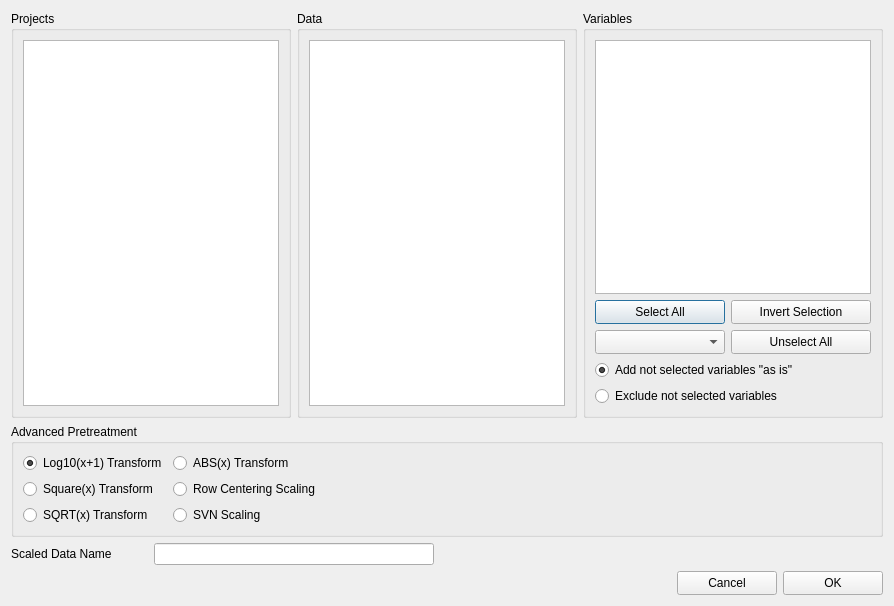
<?xml version="1.0" encoding="UTF-8"?>
<ui version="4.0">
 <class>AdvancedPretreatmentDialog</class>
 <widget class="QDialog" name="AdvancedPretreatmentDialog">
  <property name="geometry">
   <rect>
    <x>0</x>
    <y>0</y>
    <width>894</width>
    <height>606</height>
   </rect>
  </property>
  <property name="windowTitle">
   <string>Advanced Pretreatment</string>
  </property>
  <layout class="QGridLayout" name="gridLayout_10">
   <item row="0" column="0" colspan="2">
    <widget class="QGroupBox" name="projectsGroupBox">
     <property name="title">
      <string>Projects</string>
     </property>
     <layout class="QGridLayout" name="gridLayout">
      <item row="0" column="0">
       <widget class="QListView" name="listView">
        <property name="editTriggers">
         <set>QAbstractItemView::NoEditTriggers</set>
        </property>
        <property name="selectionMode">
         <enum>QAbstractItemView::SingleSelection</enum>
        </property>
        <property name="selectionBehavior">
         <enum>QAbstractItemView::SelectRows</enum>
        </property>
       </widget>
      </item>
     </layout>
    </widget>
   </item>
   <item row="0" column="2" colspan="2">
    <widget class="QGroupBox" name="dataGroupBox">
     <property name="title">
      <string>Data</string>
     </property>
     <layout class="QGridLayout" name="gridLayout_3">
      <item row="0" column="0" colspan="2">
       <widget class="QListView" name="listView_2">
        <property name="editTriggers">
         <set>QAbstractItemView::NoEditTriggers</set>
        </property>
        <property name="selectionMode">
         <enum>QAbstractItemView::SingleSelection</enum>
        </property>
        <property name="selectionBehavior">
         <enum>QAbstractItemView::SelectRows</enum>
        </property>
       </widget>
      </item>
     </layout>
    </widget>
   </item>
   <item row="0" column="4">
    <widget class="QGroupBox" name="variableGroupBox">
     <property name="title">
      <string>Variables</string>
     </property>
     <layout class="QGridLayout" name="gridLayout_6">
      <item row="1" column="0">
       <layout class="QGridLayout" name="gridLayout_5">
        <item row="0" column="0">
         <widget class="QPushButton" name="selectAllButton">
          <property name="minimumSize">
           <size>
            <width>130</width>
            <height>24</height>
           </size>
          </property>
          <property name="text">
           <string>Select All</string>
          </property>
         </widget>
        </item>
        <item row="0" column="1">
         <widget class="QPushButton" name="invertSelectionButton">
          <property name="minimumSize">
           <size>
            <width>130</width>
            <height>24</height>
           </size>
          </property>
          <property name="text">
           <string>Invert Selection</string>
          </property>
         </widget>
        </item>
        <item row="1" column="0">
         <widget class="QComboBox" name="selectByLabelButton">
          <property name="minimumSize">
           <size>
            <width>130</width>
            <height>24</height>
           </size>
          </property>
          <property name="maximumSize">
           <size>
            <width>130</width>
            <height>24</height>
           </size>
          </property>
         </widget>
        </item>
        <item row="1" column="1">
         <widget class="QPushButton" name="unselectButton">
          <property name="minimumSize">
           <size>
            <width>130</width>
            <height>24</height>
           </size>
          </property>
          <property name="text">
           <string>Unselect All</string>
          </property>
         </widget>
        </item>
       </layout>
      </item>
      <item row="2" column="0">
       <widget class="QRadioButton" name="addNoModVars">
        <property name="text">
         <string>Add not selected variables &quot;as is&quot;</string>
        </property>
        <property name="checked">
         <bool>true</bool>
        </property>
       </widget>
      </item>
      <item row="0" column="0">
       <widget class="QListView" name="listView_3">
        <property name="editTriggers">
         <set>QAbstractItemView::NoEditTriggers</set>
        </property>
        <property name="selectionMode">
         <enum>QAbstractItemView::MultiSelection</enum>
        </property>
        <property name="selectionBehavior">
         <enum>QAbstractItemView::SelectRows</enum>
        </property>
       </widget>
      </item>
      <item row="3" column="0">
       <widget class="QRadioButton" name="ExcludeNoModVars">
        <property name="text">
         <string>Exclude not selected variables</string>
        </property>
       </widget>
      </item>
     </layout>
    </widget>
   </item>
   <item row="1" column="0" colspan="5">
    <widget class="QGroupBox" name="groupBox">
     <property name="title">
      <string>Advanced Pretreatment</string>
     </property>
     <layout class="QGridLayout" name="gridLayout_9">
      <item row="0" column="2">
       <spacer name="horizontalSpacer_4">
        <property name="orientation">
         <enum>Qt::Horizontal</enum>
        </property>
        <property name="sizeHint" stdset="0">
         <size>
          <width>58</width>
          <height>20</height>
         </size>
        </property>
       </spacer>
      </item>
      <item row="0" column="0">
       <layout class="QGridLayout" name="gridLayout_7">
        <item row="0" column="0">
         <widget class="QRadioButton" name="logTransform">
          <property name="text">
           <string>Log10(x+1) Transform</string>
          </property>
          <property name="checked">
           <bool>true</bool>
          </property>
         </widget>
        </item>
        <item row="1" column="0">
         <widget class="QRadioButton" name="squareTransform">
          <property name="text">
           <string>Square(x) Transform</string>
          </property>
         </widget>
        </item>
        <item row="2" column="0">
         <widget class="QRadioButton" name="sqrtTransform">
          <property name="text">
           <string>SQRT(x) Transform</string>
          </property>
         </widget>
        </item>
       </layout>
      </item>
      <item row="0" column="1">
       <layout class="QGridLayout" name="gridLayout_2">
        <item row="0" column="0">
         <widget class="QRadioButton" name="absTransform">
          <property name="text">
           <string>ABS(x) Transform</string>
          </property>
         </widget>
        </item>
        <item row="1" column="0">
         <widget class="QRadioButton" name="rowcenteringScaling">
          <property name="text">
           <string>Row Centering Scaling</string>
          </property>
         </widget>
        </item>
        <item row="2" column="0">
         <widget class="QRadioButton" name="SVNScaling">
          <property name="text">
           <string>SVN Scaling</string>
          </property>
         </widget>
        </item>
       </layout>
      </item>
     </layout>
    </widget>
   </item>
   <item row="2" column="0">
    <widget class="QLabel" name="label_5">
     <property name="text">
      <string>Scaled Data Name</string>
     </property>
    </widget>
   </item>
   <item row="2" column="1" colspan="2">
    <widget class="QLineEdit" name="dataname">
     <property name="minimumSize">
      <size>
       <width>200</width>
       <height>20</height>
      </size>
     </property>
    </widget>
   </item>
   <item row="2" column="3" colspan="2">
    <spacer name="horizontalSpacer">
     <property name="orientation">
      <enum>Qt::Horizontal</enum>
     </property>
     <property name="sizeHint" stdset="0">
      <size>
       <width>342</width>
       <height>20</height>
      </size>
     </property>
    </spacer>
   </item>
   <item row="3" column="0" colspan="5">
    <layout class="QGridLayout" name="gridLayout_4">
     <item row="0" column="0">
      <spacer name="horizontalSpacer_3">
       <property name="orientation">
        <enum>Qt::Horizontal</enum>
       </property>
       <property name="sizeHint" stdset="0">
        <size>
         <width>86</width>
         <height>20</height>
        </size>
       </property>
      </spacer>
     </item>
     <item row="0" column="1">
      <widget class="QPushButton" name="cancelButton">
       <property name="minimumSize">
        <size>
         <width>100</width>
         <height>24</height>
        </size>
       </property>
       <property name="maximumSize">
        <size>
         <width>100</width>
         <height>24</height>
        </size>
       </property>
       <property name="text">
        <string>Cancel</string>
       </property>
      </widget>
     </item>
     <item row="0" column="2">
      <widget class="QPushButton" name="okButton">
       <property name="minimumSize">
        <size>
         <width>100</width>
         <height>24</height>
        </size>
       </property>
       <property name="maximumSize">
        <size>
         <width>100</width>
         <height>24</height>
        </size>
       </property>
       <property name="text">
        <string>OK</string>
       </property>
      </widget>
     </item>
    </layout>
   </item>
  </layout>
 </widget>
 <resources/>
 <connections/>
</ui>
